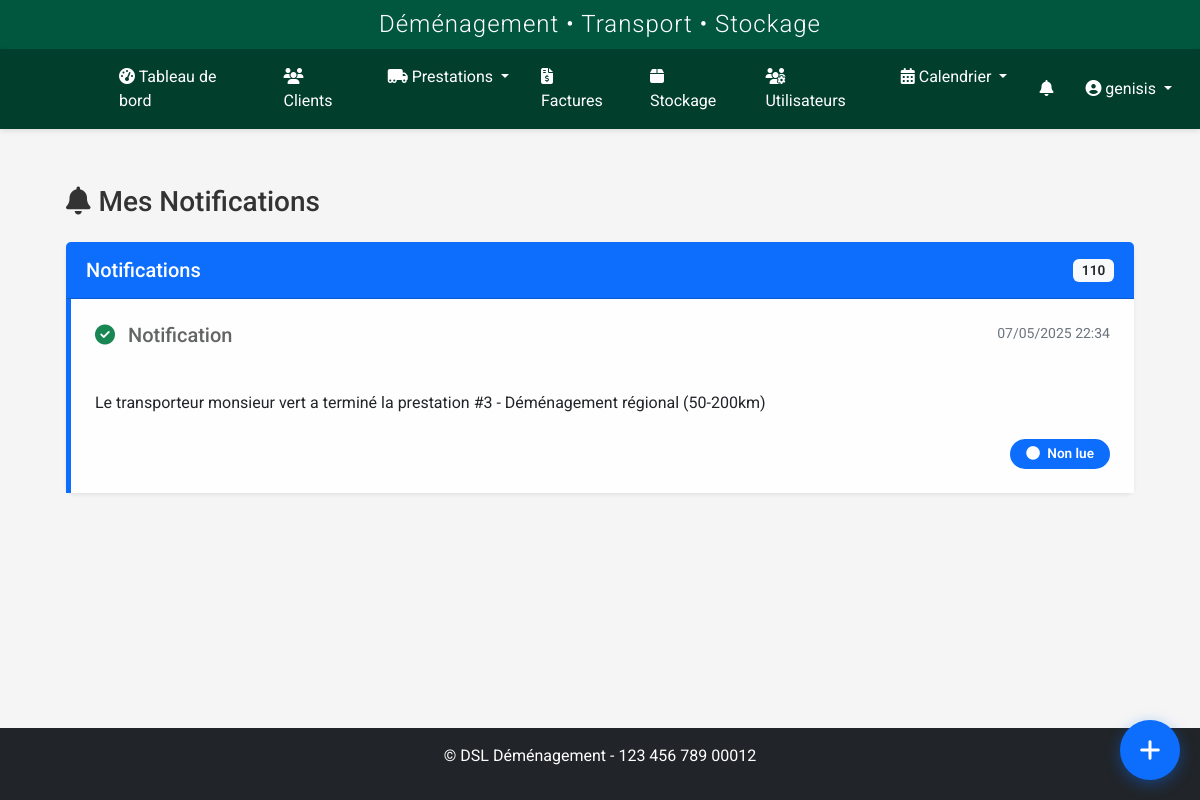
The page /transporteur/notifications (signed in) on the database its author committed.
### models.py (models this page shows, shortened)
class User(UserMixin, db.Model):
    id = db.Column(db.Integer, primary_key=True)
    nom = db.Column(db.String(64), nullable=False)
    prenom = db.Column(db.String(64), nullable=False)
    username = db.Column(db.String(64), unique=True, nullable=False)
    email = db.Column(db.String(120), unique=True, nullable=True)
    password_hash = db.Column(db.String(256), nullable=False)
    role = db.Column(db.String(20), nullable=False, default='transporteur')
    statut = db.Column(db.String(20), nullable=False, default='actif')
    vehicule = db.Column(db.String(100), nullable=True)
    type_vehicule_id = db.Column(db.Integer, db.ForeignKey('type_vehicule.id'), nullable=True)
    permis_conduire = db.Column(db.String(50), nullable=True)
    notes = db.Column(db.Text, nullable=True)
    derniere_connexion = db.Column(db.DateTime, nullable=True)
    date_creation = db.Column(db.DateTime, nullable=False, default=datetime.utcnow)
    prestations = db.relationship('Prestation', secondary=prestation_transporteurs, back_populates='transporteurs')
    type_vehicule = db.relationship('TypeVehicule', backref='transporteurs')
    def is_admin(self):
        return self.role in ['admin', 'superadmin']
    def is_transporteur(self):
        return self.role == 'transporteur' or self.is_admin()

class Notification(db.Model):
    id = db.Column(db.Integer, primary_key=True)
    message = db.Column(db.Text, nullable=False)
    type = db.Column(db.String(50), nullable=False, default='info')  # info, success, warning, danger
    date_creation = db.Column(db.DateTime, nullable=False, default=datetime.utcnow)
    lu = db.Column(db.Boolean, default=False)
    statut = db.Column(db.String(50), nullable=False, default='non_lue')  # non_lue, lue, acceptee, refusee
    role_destinataire = db.Column(db.String(50), nullable=False)  # admin, commercial, transporteur
    user_id = db.Column(db.Integer, db.ForeignKey('user.id'), nullable=True)  # Si destiné à un utilisateur spécifique
    prestation_id = db.Column(db.Integer, db.ForeignKey('prestation.id'), nullable=True)
    stockage_id = db.Column(db.Integer, db.ForeignKey('stockage.id'), nullable=True)
    user = db.relationship('User', backref='notifications')
    prestation = db.relationship('Prestation', backref='notifications')
    stockage = db.relationship('Stockage', backref='notifications')

### routes/transporteur_prestations.py (the view)
@transporteur_prestations.route('/notifications')
@login_required
def notifications():
    if not (current_user.is_transporteur() or current_user.is_admin() or current_user.role in ['commercial', 'superadmin']):
        flash('Accès non autorisé.', 'danger')
        return redirect(url_for('dashboard.index'))
    try:
        if current_user.is_admin() or current_user.role == 'superadmin':
            notifications = Notification.query.order_by(Notification.date_creation.desc()).all()
        elif current_user.role == 'commercial':
            notifications = Notification.query.join(Prestation).filter(
                Prestation.commercial_id == current_user.id
            ).order_by(Notification.date_creation.desc()).all()
        else:
            notifications = Notification.query.filter_by(
                user_id=current_user.id,
                role_destinataire='transporteur'
            ).order_by(Notification.date_creation.desc()).all()
        for notif in notifications:
            if not notif.lu:
                notif.lu = True
                current_app.logger.info(f"Notification {notif.id} marquée comme lue pour {current_user.username}")
        db.session.commit()
        return render_template(
            'transporteur/notifications.html',
            title='Notifications',
            notifications=notifications
        )
    except Exception as e:
        current_app.logger.error(f"Erreur lors de l'affichage des notifications: {e}")
        db.session.rollback()
        flash("Une erreur s'est produite lors du chargement des notifications.", 'danger')
        return redirect(url_for('dashboard.index'))

### templates/transporteur/notifications.html (shortened to what this page needs)
{% extends 'base.html' %}
{% block content %}
<div class="container-fluid px-4 py-4">
    <h1 class="h3 mb-4"><i class="fas fa-bell me-2"></i>Mes Notifications</h1>
    <div class="card shadow-sm mb-4">
        <div class="card-header bg-primary text-white d-flex justify-content-between align-items-center">
            <h5 class="mb-0">Notifications</h5>
            <span class="badge bg-light text-dark">{{ notifications|length }}</span>
        </div>
        <div class="card-body p-0">
            {% if notifications %}
                <div class="list-group list-group-flush">
                    {% set unique_notifications = {} %}
                    {% for notification in notifications %}
                        {% if notification.prestation_id not in unique_notifications %}
                            {% set _ = unique_notifications.update({notification.prestation_id: notification}) %}
                        {% elif notification.date_creation > unique_notifications[notification.prestation_id].date_creation %}
                            {% set _ = unique_notifications.update({notification.prestation_id: notification}) %}
                        {% endif %}
                    {% endfor %}
                    {% for prestation_id, notification in unique_notifications.items() %}
                        <div class="list-group-item {% if notification.statut == 'non_lue' %}list-group-item-light border-start border-5 border-primary{% endif %} p-4">
                            <div class="d-flex w-100 justify-content-between align-items-start mb-3">
                                <h5 class="mb-1">
                                    {% if notification.type == 'info' %}
                                        <i class="fas fa-info-circle text-info me-2"></i>
                                    {% elif notification.type == 'success' %}
                                        <i class="fas fa-check-circle text-success me-2"></i>
                                    {% elif notification.type == 'warning' %}
                                        <i class="fas fa-exclamation-triangle text-warning me-2"></i>
                                    {% elif notification.type == 'danger' %}
                                        <i class="fas fa-times-circle text-danger me-2"></i>
                                    {% endif %}
                                    {% if notification.prestation_id %}
                                        Prestation #{{ notification.prestation_id }}
                                    {% else %}
                                        Notification
                                    {% endif %}
                                </h5>
                                <small class="text-muted">{{ notification.date_creation.strftime('%d/%m/%Y %H:%M') }}</small>
                            </div>
                            <div class="notification-message mb-4 text-dark">
                                {{ notification.message | safe }}
                            </div>
                            <div class="d-flex justify-content-between align-items-center">
                                <span class="badge {% if notification.statut == 'acceptee' %}bg-success{% elif notification.statut == 'refusee' %}bg-danger{% elif notification.statut == 'non_lue' %}bg-primary{% else %}bg-secondary{% endif %} rounded-pill px-3 py-2">
                                    {% if notification.statut == 'acceptee' %}
                                        <i class="fas fa-check me-1"></i> Acceptée
                                    {% elif notification.statut == 'refusee' %}
                                        <i class="fas fa-times me-1"></i> Refusée
                                    {% elif notification.statut == 'non_lue' %}
                                        <i class="fas fa-circle me-1"></i> Non lue
                                    {% else %}
                                        <i class="fas fa-check-circle me-1"></i> Lue
                                    {% endif %}
                                </span>
                            </div>
                        </div>
                    {% endfor %}
                </div>
            {% else %}
                <div class="text-center p-4">
                    <i class="fas fa-bell-slash fa-3x text-muted mb-3"></i>
                    <p class="text-muted">Aucune notification pour le moment.</p>
                </div>
            {% endif %}
        </div>
    </div>
</div>
{% endblock %}

### templates/base.html (shortened to what this page needs)
<!DOCTYPE html>
<html lang="fr">
<head>
    <link href="https://cdn.jsdelivr.net/npm/bootstrap@5.2.3/dist/css/bootstrap.min.css" rel="stylesheet">
    <link rel="stylesheet" href="https://cdnjs.cloudflare.com/ajax/libs/font-awesome/6.2.1/css/all.min.css">
    <link rel="stylesheet" href="https://cdnjs.cloudflare.com/ajax/libs/toastr.js/latest/toastr.min.css">
    <link href="https://cdn.jsdelivr.net/npm/fullcalendar@5.11.3/main.min.css" rel="stylesheet">
    <link href="https://cdn.jsdelivr.net/npm/summernote@0.8.18/dist/summernote-lite.min.css" rel="stylesheet">
    <link rel="stylesheet" href="{{ url_for('static', filename='css/style.css') }}">
    <link rel="stylesheet" href="{{ url_for('static', filename='css/notification-flash.css') }}">
    <link rel="stylesheet" href="{{ url_for('static', filename='css/notifications.css') }}">
    <link rel="stylesheet" href="{{ url_for('static', filename='css/prestations.css') }}">
    <link rel="stylesheet" href="{{ url_for('static', filename='css/custom-calendar.css') }}">
    <link rel="stylesheet" href="{{ url_for('static', filename='css/navbar-logos.css') }}">
    <link rel="stylesheet" href="{{ url_for('static', filename='css/whatsapp-buttons.css') }}">
    <link rel="stylesheet" href="{{ url_for('static', filename='css/quick-access-bubble.css') }}">
</head>
<body {% if current_user.is_authenticated %}data-user-role="{{ current_user.role }}" data-user-id="{{ current_user.id }}"{% endif %}>
    {% if current_user.is_authenticated %}
        <header>
            <div class="app-header">
                <h2>Déménagement • Transport • Stockage</h2>
            </div>
            <nav class="navbar navbar-dark navbar-expand-lg">
                <div class="container-fluid">
                    <a class="navbar-brand" href="{{ url_for('dashboard.index') }}">
                        <div class="logo-slideshow">
                        </div>
                    </a>
                    <div class="collapse navbar-collapse" id="navbarMain">
                        <ul class="navbar-nav me-auto mb-2 mb-lg-0">
                            <li class="nav-item">
                                <a class="nav-link {% if request.endpoint == 'dashboard.index' %}active{% endif %}" href="{{ url_for('dashboard.index') }}">
                                    <i class="fas fa-tachometer-alt"></i> Tableau de bord
                                </a>
                            </li>
                            <li class="nav-item">
                                <a class="nav-link {% if request.endpoint.startswith('client.') %}active{% endif %}" href="{{ url_for('client.index') }}">
                                    <i class="fas fa-users"></i> Clients
                                </a>
                            </li>
                            <li class="nav-item dropdown">
                                <a class="nav-link dropdown-toggle {% if request.endpoint.startswith('prestation.') %}active{% endif %}" href="#" id="prestationsDropdown" role="button" data-bs-toggle="dropdown" aria-expanded="false">
                                    <i class="fas fa-truck-moving"></i> Prestations
                                </a>
                            </li>
                            <li class="nav-item">
                                <a class="nav-link {% if request.endpoint.startswith('facture.') %}active{% endif %}" href="{{ url_for('facture.index') }}">
                                    <i class="fas fa-file-invoice-dollar"></i> Factures
                                </a>
                            </li>
                            <li class="nav-item">
                                <a class="nav-link {% if request.endpoint.startswith('stockage.') %}active{% endif %}" href="{{ url_for('stockage.index') }}">
                                    <i class="fas fa-box"></i> Stockage
                                </a>
                            </li>
                            {% if current_user.is_admin %}
                            <li class="nav-item">
                                <a class="nav-link {% if request.endpoint.startswith('user.') %}active{% endif %}" href="{{ url_for('user.index') }}">
                                    <i class="fas fa-users-cog"></i> Utilisateurs
                                </a>
                            </li>
                            {% endif %}
                            <li class="nav-item dropdown">
                                <a class="nav-link dropdown-toggle {% if request.endpoint.startswith('calendrier.') %}active{% endif %}" href="#" id="calendrierDropdown" role="button" data-bs-toggle="dropdown" aria-expanded="false">
                                    <i class="fas fa-calendar-alt"></i> Calendrier
                                </a>
                            </li>
                        </ul>
                        <ul class="navbar-nav">
                            {% if current_user.is_authenticated and (current_user.is_transporteur() or current_user.is_admin() or current_user.role in ['commercial', 'superadmin']) %}
                            <li class="nav-item">
                                <a href="{{ url_for('transporteur_prestations.notifications') }}" class="nav-link position-relative">
                                    <i class="fas fa-bell"></i>
                                </a>
                            </li>
                            {% endif %}
                            <li class="nav-item dropdown">
                                <a class="nav-link dropdown-toggle" href="#" id="userDropdown" role="button" data-bs-toggle="dropdown">
                                    <i class="fas fa-user-circle"></i> {{ current_user.username }}
                                </a>
                            </li>
                        </ul>
                    </div>
                </div>
            </nav>
        </header>
        <main class="main-content">
            <div class="container">
                {% block content %}{% endblock %}
            </div>
        </main>
        <footer class="mt-5 py-3 bg-dark text-white">
            <div class="container text-center">
                <p>&copy; {{ config.COMPANY_FULL_NAME }} - {{ config.COMPANY_SIRET }}</p>
            </div>
        </footer>
    {% else %}
        <main class="main-content">
            <div class="container">
                {% block auth_content %}{% endblock %}
            </div>
        </main>
    {% endif %}
</body>
</html>

### rows shown on the page
User: username "genisis"
Notification: type "success" (drawn), shows "Notification", date_creation "07/05/2025 22:34", message "Le transporteur monsieur vert a terminé la prestation #3 - Déménagement régional (50-200km)", statut "non_lue" (drawn)

### other values the page prints
{{ notifications|length }} "110"
{{ config.COMPANY_FULL_NAME }} "DSL Déménagement"
{{ config.COMPANY_SIRET }} "123 456 789 00012"
